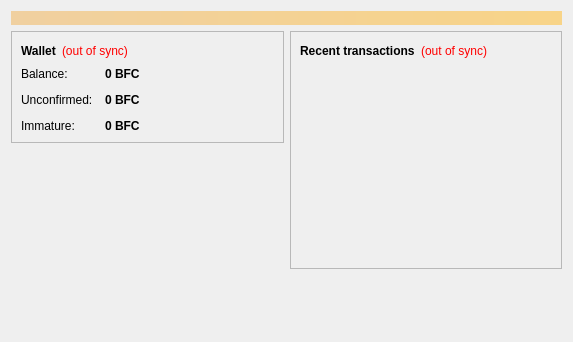
<?xml version="1.0" encoding="UTF-8"?>
<ui version="4.0">
 <class>OverviewPage</class>
 <widget class="QWidget" name="OverviewPage">
  <property name="geometry">
   <rect>
    <x>0</x>
    <y>0</y>
    <width>573</width>
    <height>342</height>
   </rect>
  </property>
  <property name="windowTitle">
   <string>Form</string>
  </property>
  <layout class="QVBoxLayout" name="topLayout">
   <item>
    <widget class="QLabel" name="labelAlerts">
     <property name="visible">
      <bool>false</bool>
     </property>
     <property name="styleSheet">
      <string notr="true">background-color: qlineargradient(x1: 0, y1: 0, x2: 1, y2: 0, stop:0 #F0D0A0, stop:1 #F8D488); color:#000000;</string>
     </property>
     <property name="wordWrap">
      <bool>true</bool>
     </property>
     <property name="margin">
      <number>3</number>
     </property>
    </widget>
   </item>
   <item>
    <layout class="QHBoxLayout" name="horizontalLayout" stretch="1,1">
     <item>
      <layout class="QVBoxLayout" name="verticalLayout_2">
       <item>
        <widget class="QFrame" name="frame">
         <property name="frameShape">
          <enum>QFrame::StyledPanel</enum>
         </property>
         <property name="frameShadow">
          <enum>QFrame::Raised</enum>
         </property>
         <layout class="QVBoxLayout" name="verticalLayout_4">
          <item>
           <layout class="QHBoxLayout" name="horizontalLayout_4">
            <item>
             <widget class="QLabel" name="label_5">
              <property name="font">
               <font>
                <weight>75</weight>
                <bold>true</bold>
               </font>
              </property>
              <property name="text">
               <string>Wallet</string>
              </property>
             </widget>
            </item>
            <item>
             <widget class="QLabel" name="labelWalletStatus">
              <property name="toolTip">
               <string>&lt;html&gt;&lt;head/&gt;&lt;body&gt;&lt;p&gt;The displayed information may be out of date. Your wallet automatically synchronizes with the BFCoin network after a connection is established, but this process has not completed yet.&lt;/p&gt;&lt;/body&gt;&lt;/html&gt;</string>
              </property>
              <property name="styleSheet">
               <string notr="true">QLabel { color: red; }</string>
              </property>
              <property name="text">
               <string notr="true">(out of sync)</string>
              </property>
              <property name="alignment">
               <set>Qt::AlignLeading|Qt::AlignLeft|Qt::AlignVCenter</set>
              </property>
             </widget>
            </item>
            <item>
             <spacer name="horizontalSpacer_2">
              <property name="orientation">
               <enum>Qt::Horizontal</enum>
              </property>
              <property name="sizeHint" stdset="0">
               <size>
                <width>40</width>
                <height>20</height>
               </size>
              </property>
             </spacer>
            </item>
           </layout>
          </item>
          <item>
           <layout class="QFormLayout" name="formLayout_2">
            <property name="fieldGrowthPolicy">
             <enum>QFormLayout::AllNonFixedFieldsGrow</enum>
            </property>
            <property name="horizontalSpacing">
             <number>12</number>
            </property>
            <property name="verticalSpacing">
             <number>12</number>
            </property>
            <item row="0" column="0">
             <widget class="QLabel" name="label">
              <property name="text">
               <string>Balance:</string>
              </property>
             </widget>
            </item>
            <item row="0" column="1">
             <widget class="QLabel" name="labelBalance">
              <property name="font">
               <font>
                <weight>75</weight>
                <bold>true</bold>
               </font>
              </property>
              <property name="cursor">
               <cursorShape>IBeamCursor</cursorShape>
              </property>
              <property name="toolTip">
               <string>Your current balance</string>
              </property>
              <property name="text">
               <string notr="true">0 BFC</string>
              </property>
              <property name="textInteractionFlags">
               <set>Qt::LinksAccessibleByMouse|Qt::TextSelectableByKeyboard|Qt::TextSelectableByMouse</set>
              </property>
             </widget>
            </item>
            <item row="1" column="0">
             <widget class="QLabel" name="label_3">
              <property name="text">
               <string>Unconfirmed:</string>
              </property>
             </widget>
            </item>
            <item row="1" column="1">
             <widget class="QLabel" name="labelUnconfirmed">
              <property name="font">
               <font>
                <weight>75</weight>
                <bold>true</bold>
               </font>
              </property>
              <property name="cursor">
               <cursorShape>IBeamCursor</cursorShape>
              </property>
              <property name="toolTip">
               <string>Total of transactions that have yet to be confirmed, and do not yet count toward the current balance</string>
              </property>
              <property name="text">
               <string notr="true">0 BFC</string>
              </property>
              <property name="textInteractionFlags">
               <set>Qt::LinksAccessibleByMouse|Qt::TextSelectableByKeyboard|Qt::TextSelectableByMouse</set>
              </property>
             </widget>
            </item>
            <item row="2" column="0">
             <widget class="QLabel" name="labelImmatureText">
              <property name="text">
               <string>Immature:</string>
              </property>
             </widget>
            </item>
            <item row="2" column="1">
             <widget class="QLabel" name="labelImmature">
              <property name="font">
               <font>
                <weight>75</weight>
                <bold>true</bold>
               </font>
              </property>
              <property name="toolTip">
               <string>Mined balance that has not yet matured</string>
              </property>
              <property name="text">
               <string notr="true">0 BFC</string>
              </property>
              <property name="textInteractionFlags">
               <set>Qt::LinksAccessibleByMouse|Qt::TextSelectableByKeyboard|Qt::TextSelectableByMouse</set>
              </property>
             </widget>
            </item>
           </layout>
          </item>
             
         </layout>
        </widget>
       </item>
       <item>
        <spacer name="verticalSpacer">
         <property name="orientation">
          <enum>Qt::Vertical</enum>
         </property>
         <property name="sizeHint" stdset="0">
          <size>
           <width>20</width>
           <height>40</height>
          </size>
         </property>
        </spacer>
       </item>
 <item>
           <widget class="QLabel" name="label_wallet_bgcoin">
            <property name="text">
             <string/>
            </property>
            <property name="pixmap">
             <pixmap resource="../bitcoin.qrc">:/images/backg</pixmap>
            </property>
            <property name="scaledContents">
             <bool>false</bool>
            </property>
            <property name="alignment">
             <set>Qt::AlignCenter</set>
            </property>
            <property name="margin">
             <number>-2</number>
            </property>
           </widget>
          </item>
      </layout>
     </item>
     <item>
      <layout class="QVBoxLayout" name="verticalLayout_3">
       <item>
        <widget class="QFrame" name="frame_2">
         <property name="frameShape">
          <enum>QFrame::StyledPanel</enum>
         </property>
         <property name="frameShadow">
          <enum>QFrame::Raised</enum>
         </property>
         <layout class="QVBoxLayout" name="verticalLayout">
          <item>
           <layout class="QHBoxLayout" name="horizontalLayout_2">
            <item>
             <widget class="QLabel" name="label_4">
              <property name="text">
               <string>&lt;b&gt;Recent transactions&lt;/b&gt;</string>
              </property>
             </widget>
            </item>
            <item>
             <widget class="QLabel" name="labelTransactionsStatus">
              <property name="toolTip">
               <string>&lt;html&gt;&lt;head/&gt;&lt;body&gt;&lt;p&gt;The displayed information may be out of date. Your wallet automatically synchronizes with the BFCoin network after a connection is established, but this process has not completed yet.&lt;/p&gt;&lt;/body&gt;&lt;/html&gt;</string>
              </property>
              <property name="styleSheet">
               <string notr="true">QLabel { color: red; }</string>
              </property>
              <property name="text">
               <string notr="true">(out of sync)</string>
              </property>
              <property name="alignment">
               <set>Qt::AlignRight|Qt::AlignTrailing|Qt::AlignVCenter</set>
              </property>
             </widget>
            </item>
            <item>
             <spacer name="horizontalSpacer">
              <property name="orientation">
               <enum>Qt::Horizontal</enum>
              </property>
              <property name="sizeHint" stdset="0">
               <size>
                <width>40</width>
                <height>20</height>
               </size>
              </property>
             </spacer>
            </item>
           </layout>
          </item>
          <item>
           <widget class="QListView" name="listTransactions">
            <property name="styleSheet">
             <string notr="true">QListView { background: transparent; }</string>
            </property>
            <property name="frameShape">
             <enum>QFrame::NoFrame</enum>
            </property>
            <property name="verticalScrollBarPolicy">
             <enum>Qt::ScrollBarAlwaysOff</enum>
            </property>
            <property name="horizontalScrollBarPolicy">
             <enum>Qt::ScrollBarAlwaysOff</enum>
            </property>
            <property name="selectionMode">
             <enum>QAbstractItemView::NoSelection</enum>
            </property>
           </widget>
          </item>
         </layout>
        </widget>
       </item>
       <item>
        <spacer name="verticalSpacer_2">
         <property name="orientation">
          <enum>Qt::Vertical</enum>
         </property>
         <property name="sizeHint" stdset="0">
          <size>
           <width>20</width>
           <height>40</height>
          </size>
         </property>
        </spacer>
       </item>
      </layout>
     </item>
    </layout>
   </item>
  </layout>
 </widget>
 <resources/>
 <connections/>
</ui>
